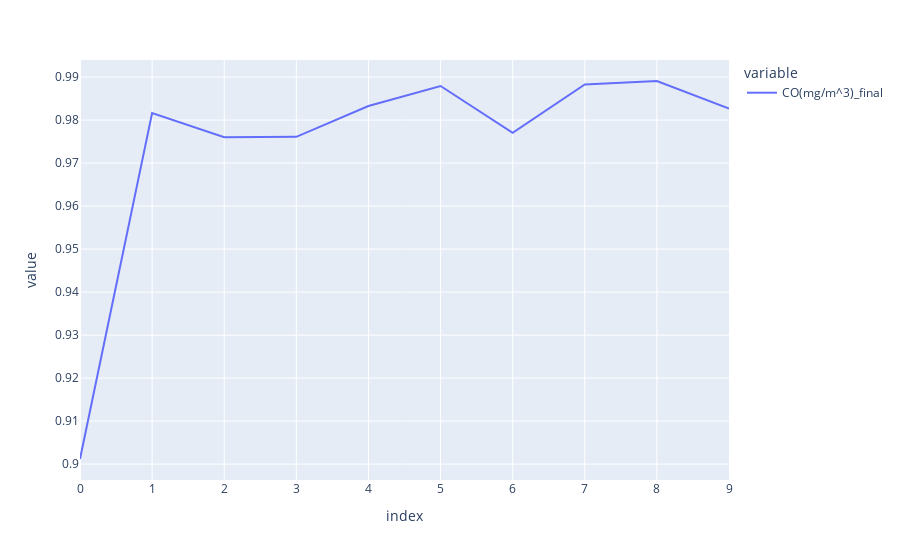

Notebook cell for this chart:
### Code cell
fig = px.line(df_sim["CO(mg/m^3)_final"])
fig.show()

### Figure 1 — Plotly figure (JSON) as saved in the notebook; plotly's stock layout.template omitted (floating-point values rounded to 4 significant figures)
{"data": [{"hovertemplate": "variable=CO(mg/m^3)_final<br>index=%{x}<br>value=%{y}<extra></extra>", "legendgroup": "CO(mg/m^3)_final", "line": {"color": "#636efa", "dash": "solid"}, "marker": {"symbol": "circle"}, "mode": "lines", "name": "CO(mg/m^3)_final", "orientation": "v", "showlegend": true, "type": "scatter", "x": [0, 1, 2, 3, 4, 5, 6, 7, 8, 9], "xaxis": "x", "y": [0.9012, 0.9816, 0.976, 0.9761, 0.9833, 0.9879, 0.977, 0.9883, 0.9891, 0.9827], "yaxis": "y"}], "layout": {"legend": {"title": {"text": "variable"}, "tracegroupgap": 0}, "margin": {"t": 60}, "xaxis": {"anchor": "y", "domain": [0, 1], "title": {"text": "index"}}, "yaxis": {"anchor": "x", "domain": [0, 1], "title": {"text": "value"}}}}
